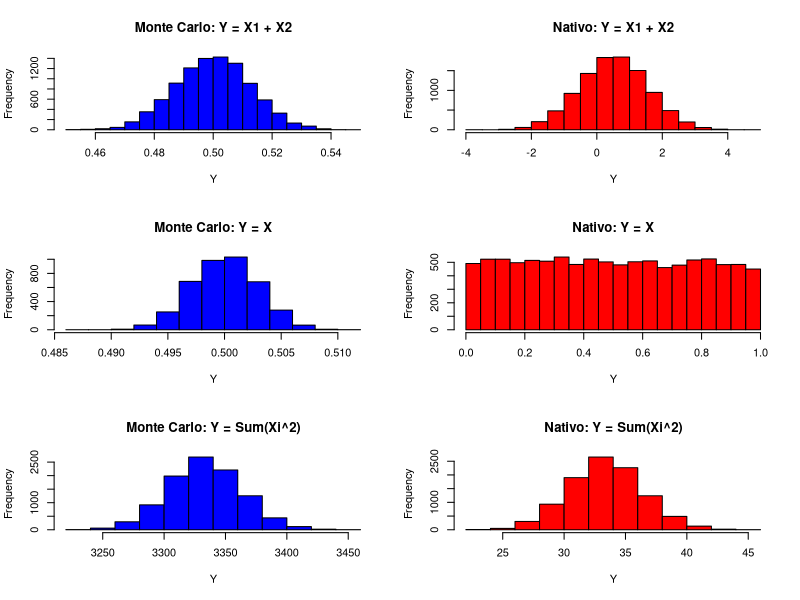

Source code (R):
# Função para implementar o LCG
lcg <- function(m, a, c, X0, N) {
  X <- numeric(N)
  X[1] <- X0
  for (i in 2:N) {
    X[i] <- (a * X[i - 1] + c) %% m
  }
  u <- X / m
  return(u)
}

# Função para a Inverse Transform Sampling
inverse_transform_sampling <- function(u, dist = "uniform", params = list(min = 0, max = 1)) {
  if (dist == "uniform") {
    return (params$min + (params$max - params$min) * u)
  } else if (dist == "normal") {
    return (qnorm(u, mean = params$mean, sd = params$sd))
  } else {
    stop("Distribuição não suportada")
  }
}

# Função para o Método de Monte Carlo com Critério de Parada por Convergência
monte_carlo <- function(N, f, tol = 1e-6, max_iter = 10000) {
  estimates <- numeric(max_iter)
  for (i in 1:max_iter) {
    x <- runif(N)
    estimates[i] <- mean(f(x))
    if (i > 1 && abs(estimates[i] - estimates[i-1]) < tol) {
      break
    }
  }
  return (estimates[1:i])
}

# Parâmetros padrão do LCG
default_m <- 2^31 - 1
default_a <- 1103515245
default_c <- 12345
default_X0 <- 1

# Número de amostras
N <- 10000

# Cenário 1: Y = X1 + X2, X1: uniforme (0, 1), X2: normal (0, 1)
set.seed(123)
f1 <- function(x) {
  u1 <- inverse_transform_sampling(x, "uniform", list(min = 0, max = 1))
  u2 <- inverse_transform_sampling(x, "normal", list(mean = 0, sd = 1))
  return (u1 + u2)
}
estimates1 <- monte_carlo(N, f1)
mean_est1 <- mean(estimates1)
sd_est1 <- sd(estimates1)

native_samples1 <- runif(N) + rnorm(N, mean = 0, sd = 1)
native_mean1 <- mean(native_samples1)
native_sd1 <- sd(native_samples1)

# Cenário 2: Y = X, X: uniforme (0, 1)
f2 <- function(x) {
  u <- inverse_transform_sampling(x, "uniform", list(min = 0, max = 1))
  return (u)
}
estimates2 <- monte_carlo(N, f2)
mean_est2 <- mean(estimates2)
sd_est2 <- sd(estimates2)

native_samples2 <- runif(N)
native_mean2 <- mean(native_samples2)
native_sd2 <- sd(native_samples2)

# Cenário 3: Y = sum(Xi^2), i = 1,...,100; Xi: uniforme (0, 1)
f3 <- function(x) {
  u <- inverse_transform_sampling(x, "uniform", list(min = 0, max = 1))
  return (sum(u^2))
}
estimates3 <- monte_carlo(N, f3)
mean_est3 <- mean(estimates3)
sd_est3 <- sd(estimates3)

native_samples3 <- rowSums(matrix(runif(N * 100), ncol = 100)^2)
native_mean3 <- mean(native_samples3)
native_sd3 <- sd(native_samples3)

# Comparando os resultados
cat("Comparação - Cenário 1:\n")
cat("Monte Carlo - Média:", mean_est1, "Desvio Padrão:", sd_est1, "\n")
cat("Nativo - Média:", native_mean1, "Desvio Padrão:", native_sd1, "\n\n")

cat("Comparação - Cenário 2:\n")
cat("Monte Carlo - Média:", mean_est2, "Desvio Padrão:", sd_est2, "\n")
cat("Nativo - Média:", native_mean2, "Desvio Padrão:", native_sd2, "\n\n")

cat("Comparação - Cenário 3:\n")
cat("Monte Carlo - Média:", mean_est3, "Desvio Padrão:", sd_est3, "\n")
cat("Nativo - Média:", native_mean3, "Desvio Padrão:", native_sd3, "\n\n")

# Plotando histogramas
par(mfrow = c(3, 2))

hist(estimates1, main = "Monte Carlo: Y = X1 + X2", xlab = "Y", col = "blue")
hist(native_samples1, main = "Nativo: Y = X1 + X2", xlab = "Y", col = "red")

hist(estimates2, main = "Monte Carlo: Y = X", xlab = "Y", col = "blue")
hist(native_samples2, main = "Nativo: Y = X", xlab = "Y", col = "red")

hist(estimates3, main = "Monte Carlo: Y = Sum(Xi^2)", xlab = "Y", col = "blue")
hist(native_samples3, main = "Nativo: Y = Sum(Xi^2)", xlab = "Y", col = "red")